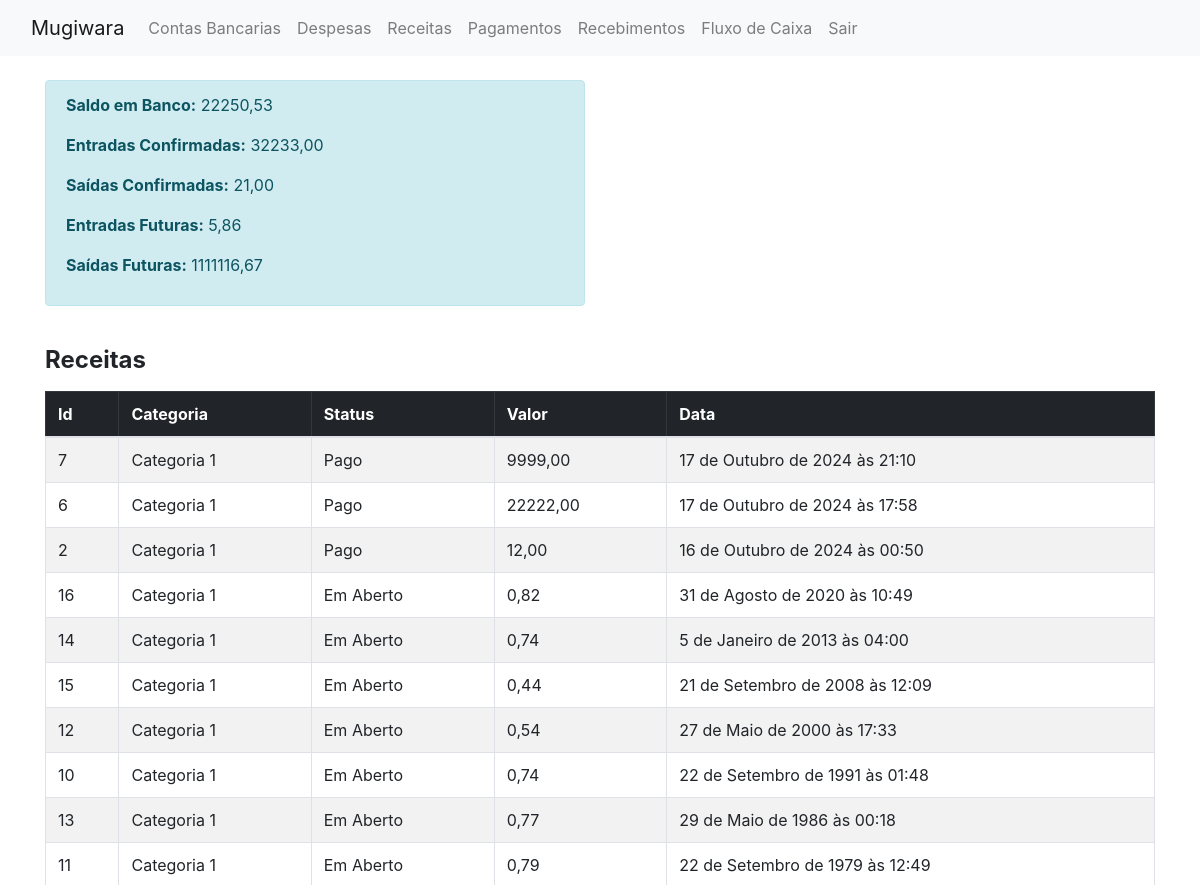
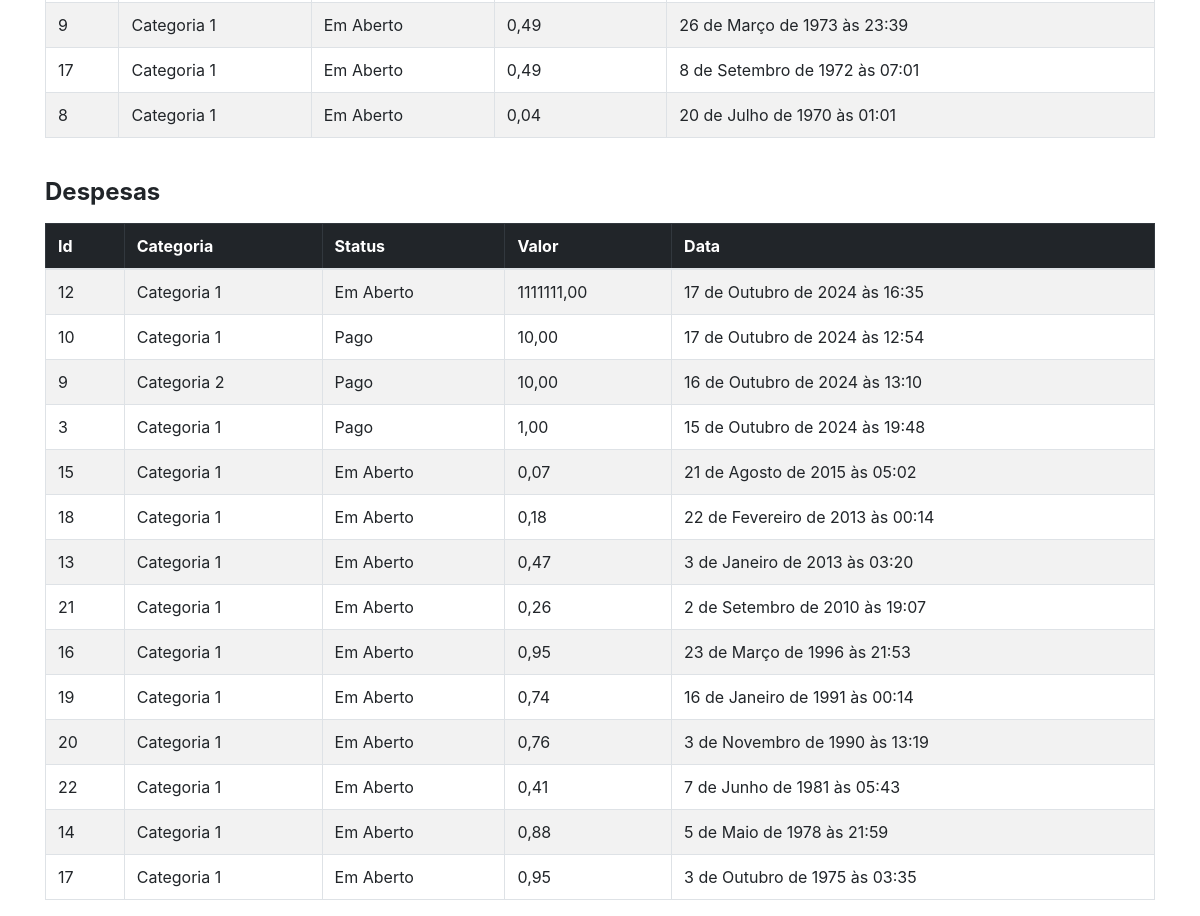
The app's page / (signed in) with its own data (2 pictures, top to bottom).
### mugiwara/models/receita.py (models this page shows, shortened)
class receita(models.Model):
    class status_choices(models.IntegerChoices):
        ABERTO = 1, "Em Aberto"
        PAGO = 2, "Pago"
    descricao = models.TextField()
    data_vencimento = models.DateField(auto_now=False, auto_now_add=False)
    valor = models.DecimalField(decimal_places=2, max_digits=9)
    categoria = models.IntegerField(
        choices = categoria_choices_receita,
        default = categoria_choices_receita.C1
    )
    status = models.IntegerField(
        choices = status_choices,
        default = status_choices.ABERTO
    )
    created_at = models.DateTimeField(auto_now_add=True)
    class Meta:
        ordering = ['-created_at']

### mugiwara/models/despesa.py (models this page shows, shortened)
class despesa(models.Model):
    descricao = models.TextField()
    data_vencimento = models.DateField(auto_now=False, auto_now_add=False)
    valor = models.DecimalField(decimal_places=2, max_digits=9)
    categoria = models.IntegerField(
        choices = categoria_choices,
        default = categoria_choices.C1
    )
    status = models.IntegerField(
        choices = status_choices,
        default = status_choices.ABERTO
    )
    created_at = models.DateTimeField(auto_now_add=True, auto_created=True)
    class Meta:
        ordering = ['-created_at']

### mugiwara/views.py (the view)
# urls.py: path("", views.index, name="index"),
@login_required
def index(request):
    saldo_contas = conta_bancaria.objects.aggregate(saldo_atual=Sum('saldo_atual'))['saldo_atual']
    entradas_confirmadas = receita.objects.filter(status=2).aggregate(total_receita=Sum('valor'))['total_receita']
    entradas_futuras = receita.objects.filter(status=1).aggregate(total_receita=Sum('valor'))['total_receita']
    saidas_confirmadas = despesa.objects.filter(status=2).aggregate(total_despesa=Sum('valor'))['total_despesa']
    saidas_futuras = despesa.objects.filter(status=1).aggregate(total_despesa=Sum('valor'))['total_despesa']
    contas = conta_bancaria.objects.all()
    receitas = receita.objects.all()
    despesas = despesa.objects.all()
    context = {
        'saldo_atual': saldo_contas if saldo_contas else '0,00',
        'entradas_confirmadas': entradas_confirmadas if entradas_confirmadas else '0,00',
        'entradas_futuras': entradas_futuras if entradas_futuras else '0,00',
        'saidas_confirmadas': saidas_confirmadas if saidas_confirmadas else '0,00',
        'saidas_futuras': saidas_futuras if saidas_futuras else '0,00',
        'receitas': receitas,
        'despesas': despesas,
        'contas': contas,
    }
    return render(request, "mugiwara/index.html", context)

### mugiwara/templates/mugiwara/index.html (shortened to what this page needs)
{% extends 'layout.html' %}
{% load crispy_forms_tags %}
{% block content %}
<div class="container mt-4">
    <div class="row">
        <div class="col-md-6">
            <div class="alert alert-info">
                <p><strong>Saldo em Banco:</strong> {{saldo_atual|floatformat:2}}</p>
                <p><strong>Entradas Confirmadas:</strong> {{entradas_confirmadas|floatformat:2}}</p>
                <p><strong>Saídas Confirmadas:</strong> {{saidas_confirmadas|floatformat:2}}</p>
                <p><strong>Entradas Futuras:</strong> {{entradas_futuras|floatformat:2}}</p>
                <p><strong>Saídas Futuras:</strong> {{saidas_futuras|floatformat:2}}</p>
            </div>
        </div>
    </div>
    <div class="row mt-4">
        <div class="col-md-12">
            <h4 class="mb-3"><strong>Receitas</strong></h4>
            <table class="table table-striped table-hover table-bordered">
                <thead class="table-dark">
                    <tr>
                        <th scope="col">Id</th>
                        <th scope="col">Categoria</th>
                        <th scope="col">Status</th>
                        <th scope="col">Valor</th>
                        <th scope="col">Data</th>
                    </tr>
                </thead>
                <tbody>
                    {% for receita in receitas %}
                        <tr>
                            <td>{{receita.id}}</td>
                            <td>{{receita.get_categoria_display}}</td>
                            <td>{{receita.get_status_display}}</td>
                            <td>{{receita.valor}}</td>
                            <td>{{receita.created_at}}</td>
                        </tr>
                    {% endfor %}
                </tbody>
            </table>
        </div>
    </div>
    <div class="row mt-4">
        <div class="col-md-12">
            <h4 class="mb-3"><strong>Despesas</strong></h4>
            <table class="table table-striped table-hover table-bordered">
                <thead class="table-dark">
                    <tr>
                        <th scope="col">Id</th>
                        <th scope="col">Categoria</th>
                        <th scope="col">Status</th>
                        <th scope="col">Valor</th>
                        <th scope="col">Data</th>
                    </tr>
                </thead>
                <tbody>
                {% for despesa in despesas %}
                <tr>
                    <td>{{despesa.id}}</td>
                    <td>{{despesa.get_categoria_display}}</td>
                    <td>{{despesa.get_status_display}}</td>
                    <td>{{despesa.valor}}</td>
                    <td>{{despesa.created_at}}</td>
                </tr>
                {% endfor %}
                </tbody>
            </table>
        </div>
    </div>
</div>
{% endblock %}

### records on screen
receita: id "7", categoria "Categoria 1", status "Pago", valor "9999,00", created_at "17 de Outubro de 2024 às 21:10"
receita: id "6", categoria "Categoria 1", status "Pago", valor "22222,00", created_at "17 de Outubro de 2024 às 17:58"
receita: id "2", categoria "Categoria 1", status "Pago", valor "12,00", created_at "16 de Outubro de 2024 às 00:50"
receita: id "16", categoria "Categoria 1", status "Em Aberto", valor "0,82", created_at "31 de Agosto de 2020 às 10:49"
receita: id "14", categoria "Categoria 1", status "Em Aberto", valor "0,74", created_at "5 de Janeiro de 2013 às 04:00"
receita: id "15", categoria "Categoria 1", status "Em Aberto", valor "0,44", created_at "21 de Setembro de 2008 às 12:09"
receita: id "12", categoria "Categoria 1", status "Em Aberto", valor "0,54", created_at "27 de Maio de 2000 às 17:33"
receita: id "10", categoria "Categoria 1", status "Em Aberto", valor "0,74", created_at "22 de Setembro de 1991 às 01:48"
receita: id "13", categoria "Categoria 1", status "Em Aberto", valor "0,77", created_at "29 de Maio de 1986 às 00:18"
receita: id "11", categoria "Categoria 1", status "Em Aberto", valor "0,79", created_at "22 de Setembro de 1979 às 12:49"
receita: id "9", categoria "Categoria 1", status "Em Aberto", valor "0,49", created_at "26 de Março de 1973 às 23:39"
receita: id "17", categoria "Categoria 1", status "Em Aberto", valor "0,49", created_at "8 de Setembro de 1972 às 07:01"
receita: id "8", categoria "Categoria 1", status "Em Aberto", valor "0,04", created_at "20 de Julho de 1970 às 01:01"
despesa: id "12", categoria "Categoria 1", status "Em Aberto", valor "1111111,00", created_at "17 de Outubro de 2024 às 16:35"
despesa: id "10", categoria "Categoria 1", status "Pago", valor "10,00", created_at "17 de Outubro de 2024 às 12:54"
despesa: id "9", categoria "Categoria 2", status "Pago", valor "10,00", created_at "16 de Outubro de 2024 às 13:10"
despesa: id "3", categoria "Categoria 1", status "Pago", valor "1,00", created_at "15 de Outubro de 2024 às 19:48"
despesa: id "15", categoria "Categoria 1", status "Em Aberto", valor "0,07", created_at "21 de Agosto de 2015 às 05:02"
despesa: id "18", categoria "Categoria 1", status "Em Aberto", valor "0,18", created_at "22 de Fevereiro de 2013 às 00:14"
despesa: id "13", categoria "Categoria 1", status "Em Aberto", valor "0,47", created_at "3 de Janeiro de 2013 às 03:20"
despesa: id "21", categoria "Categoria 1", status "Em Aberto", valor "0,26", created_at "2 de Setembro de 2010 às 19:07"
despesa: id "16", categoria "Categoria 1", status "Em Aberto", valor "0,95", created_at "23 de Março de 1996 às 21:53"
despesa: id "19", categoria "Categoria 1", status "Em Aberto", valor "0,74", created_at "16 de Janeiro de 1991 às 00:14"
despesa: id "20", categoria "Categoria 1", status "Em Aberto", valor "0,76", created_at "3 de Novembro de 1990 às 13:19"
despesa: id "22", categoria "Categoria 1", status "Em Aberto", valor "0,41", created_at "7 de Junho de 1981 às 05:43"
despesa: id "14", categoria "Categoria 1", status "Em Aberto", valor "0,88", created_at "5 de Maio de 1978 às 21:59"
despesa: id "17", categoria "Categoria 1", status "Em Aberto", valor "0,95", created_at "3 de Outubro de 1975 às 03:35"

### other values on screen
{{ saldo_atual|floatformat:2 }} "22250,53"
{{ entradas_confirmadas|floatformat:2 }} "32233,00"
{{ saidas_confirmadas|floatformat:2 }} "21,00"
{{ entradas_futuras|floatformat:2 }} "5,86"
{{ saidas_futuras|floatformat:2 }} "1111116,67"
